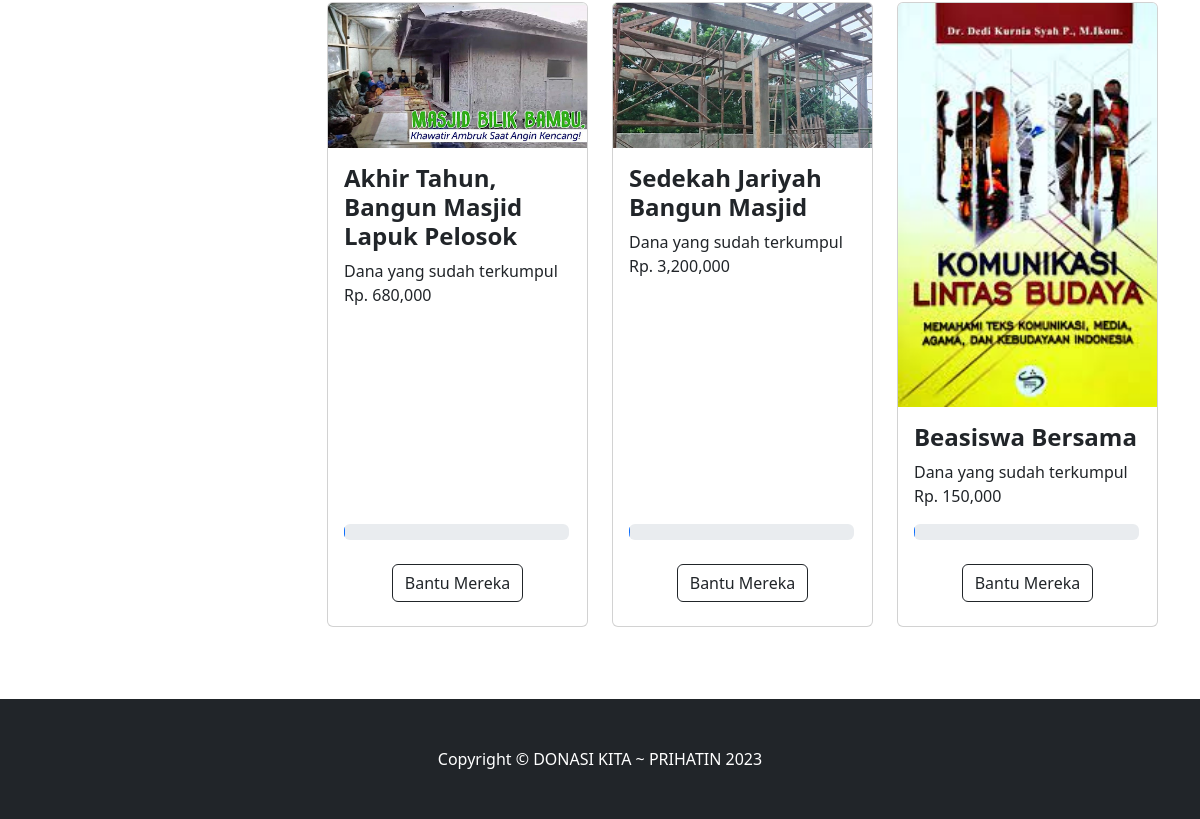
Before: /index.php/user/donasi (lower part) with the older database file.
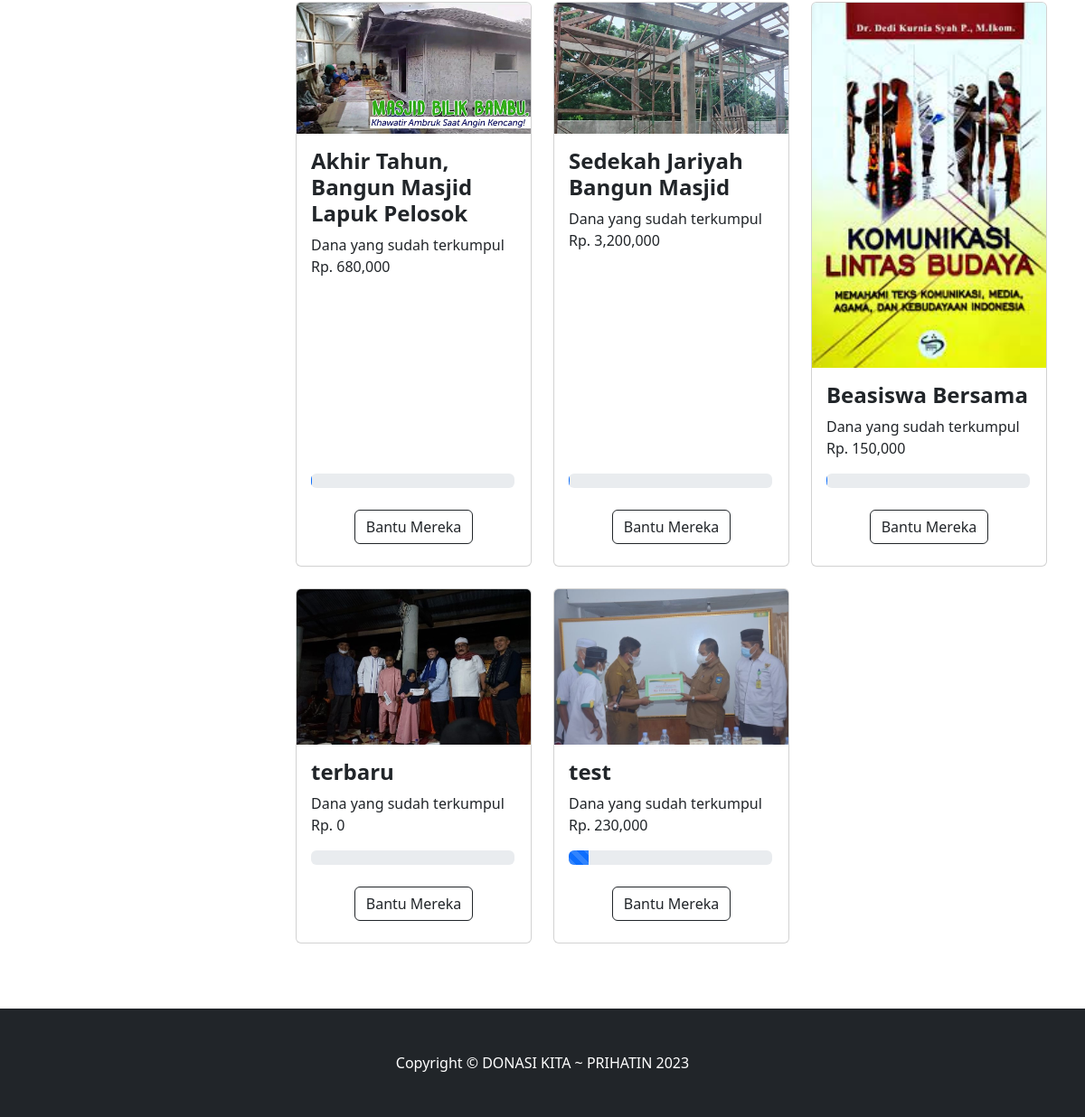
After: the same page with the newer database file.
### tables this page shows
CREATE TABLE `donasi` (
  `id` int(11) NOT NULL,
  `judul` varchar(128) NOT NULL,
  `id_kategori` int(11) NOT NULL,
  `dana_dibutuhkan` int(11) NOT NULL,
  `dana_terkumpul` int(11) NOT NULL,
  `detail` text NOT NULL,
  `gambar` varchar(258) NOT NULL,
  `status_donasi` enum('Belum dicairkan','Sudah dicairkan') NOT NULL DEFAULT 'Belum dicairkan'
);

### application/controllers/User.php (called while the page is built, shortened)
<?php
class User extends CI_Controller
{
    public function donasi()
    {
        $data['title'] = 'Bantu Mereka | Donasi Kita';
        $data['user'] = $this->ModelUser->cekData(['email' => $this->session->userdata('email')])->row_array();
        $data['kategori'] = $this->db->get('kategori')->result_array();
        $this->load->view('templates/user_header', $data);
        $this->load->view('templates/user_navbar', $data);
        $this->load->view('user/donasi', $data);
        $this->load->view('templates/user_footer');
    }
}

### index.php (called while the page is built, shortened)
<?php
require_once BASEPATH.'core/CodeIgniter.php';

### application/views/user/donasi.php (the view, shortened to what this page needs)
<?php
if (isset($_GET['keyword'])) {
    $queryDonasi = "SELECT * FROM donasi WHERE judul LIKE '%$_GET[keyword]%'";
    $donasi = $this->db->query($queryDonasi)->result_array();
}
else {
    $queryDonasi = "SELECT * FROM donasi";
    $donasi = $this->db->query($queryDonasi)->result_array();
}
?>
<div class="container py-5">
    <div class="row">
        <div class="col-lg-3 mb-5">
        </div>
        <div class="col-lg-9">
            <div class="row">
                <?php foreach ($donasi as $d) { ?>
                    <div class="col-md-4 mb-4 ">
                        <div class="card h-100">
                            <div class="image-box">
                                <img src="<?= base_url('assets/img/upload/') . $d['gambar']; ?>" class="card-img-top" alt="...">
                            </div>
                            <div class="card-body">
                                <h4 class="fw-bolder"><?php echo $d['judul']; ?></h4>
                                <p class="card-text text-harga"><?= "Dana yang sudah terkumpul Rp. " . number_format($d['dana_terkumpul']); ?> </p>
                            </div>
                            <div class="progress mb-4" style="width: 87%; margin-left: 6%;">
                                <div class="progress-bar progress-bar-striped progress-bar-animated" role="progressbar" style="width: <?= $d['dana_terkumpul'] / $d['dana_dibutuhkan'] * 100; ?>%"></div>
                            </div>
                            <div class="card-footer p-4 pt-0 border-top-0 bg-transparent">
                                <div class="text-center"><a class="btn btn-outline-dark mt-auto" href="<?= base_url('user/detailDonasi/') . $d['id']; ?>">Bantu Mereka</a></div>
                            </div>
                        </div>
                    </div>
                <?php } ?>
            </div>
        </div>
    </div>
</div>

### application/views/templates/user_header.php (shortened to what this page needs)
<!DOCTYPE html>
<html lang="en">
    <head>
        <link href="https://cdn.jsdelivr.net/npm/bootstrap-icons@1.5.0/font/bootstrap-icons.css" rel="stylesheet" />
        <link href="<?= base_url('assets/'); ?>user-assets/startbootstrap-shop-homepage-gh-pages/css/styles.css" rel="stylesheet" />
        <link href="<?= base_url('assets/'); ?>vendor/fontawesome-free/css/all.min.css" rel="stylesheet" type="text/css">
    </head>
    <body>

### application/views/templates/user_footer.php (shortened to what this page needs)
<footer class="py-5 bg-dark">
    <div class="container">
        <p class="m-0 text-center text-white">Copyright &copy; DONASI KITA ~ PRIHATIN 2023</p>
    </div>
</footer>
</body>
</html>

Changed rows visible on the page:
added donasi: gambar (picture), judul "terbaru", dana_terkumpul "0"
added donasi: gambar (picture), judul "test", dana_terkumpul "230,000", dana_dibutuhkan 2340000 (drawn)
